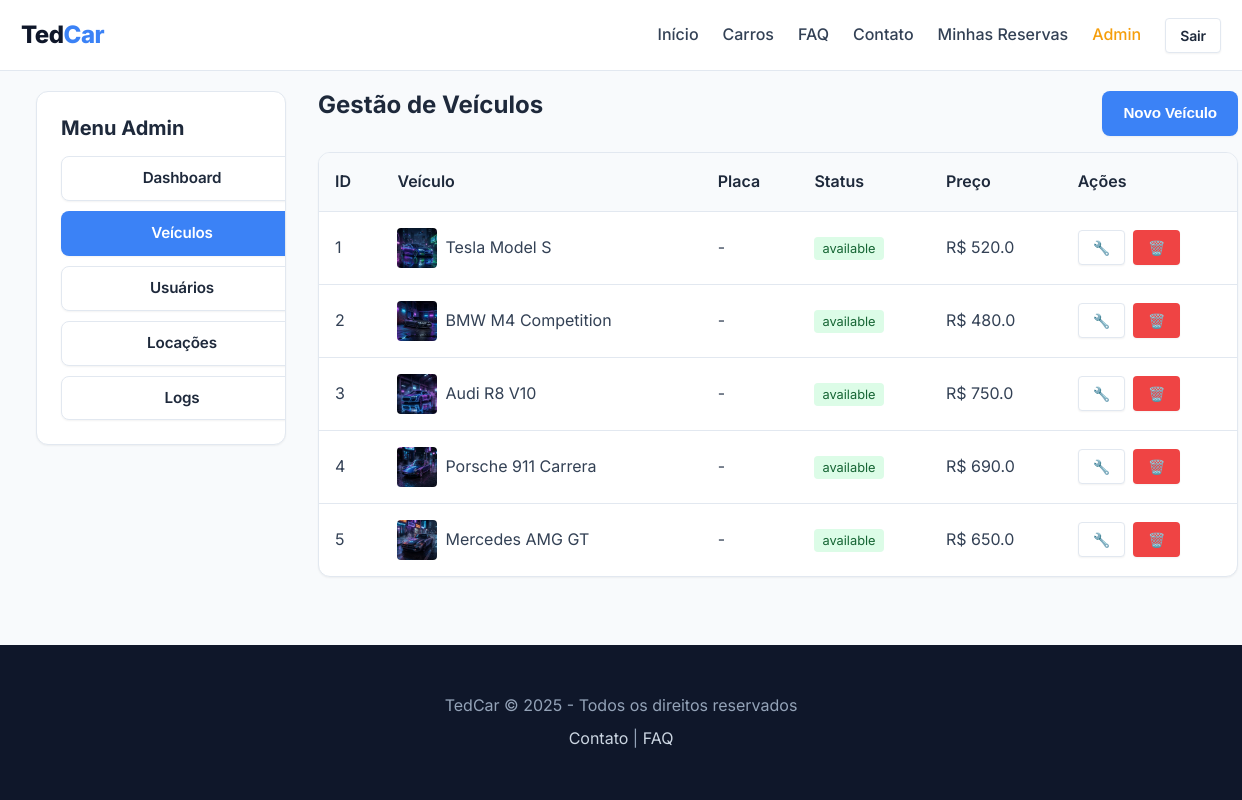
Page /admin/cars (signed in) on the committed database.
### tedcar_2.0/app.py (models this page shows)
class Car(db.Model):
    id = db.Column(db.Integer, primary_key=True)
    brand = db.Column(db.String(100), nullable=False)
    model = db.Column(db.String(100), nullable=False)
    plate = db.Column(db.String(20), nullable=True) # New
    year = db.Column(db.Integer, nullable=True) # New
    km = db.Column(db.Float, nullable=True) # New
    status = db.Column(db.String(20), default='available') # available, rented, maintenance
    price_per_day = db.Column(db.Float, nullable=False)
    image_url = db.Column(db.String(500), nullable=False)
    user_id = db.Column(db.Integer, db.ForeignKey('user.id'), nullable=True)

### tedcar_2.0/app.py (the view)
@app.route('/admin/cars')
@login_required
@admin_required
def admin_cars():
    cars = Car.query.all()
    return render_template('admin/cars.html', cars=cars)

### tedcar_2.0/app.py (called while the page is built)
@login_manager.user_loader
def load_user(user_id):
    if user_id == 'MASTER':
        u = User(id=0, username=MASTER_USER, is_admin=True)
        u.get_id = lambda: 'MASTER'
        return u
    return User.query.get(int(user_id))

def admin_required(f):
    @wraps(f)
    def decorated_function(*args, **kwargs):
        if not current_user.is_authenticated:
            return login_manager.unauthorized()
        is_master = (current_user.get_id() == 'MASTER')
        if not is_master and not getattr(current_user, 'is_admin', False):
            flash('Acesso negado: Área restrita a administradores.', 'error')
            return redirect(url_for('index'))
        return f(*args, **kwargs)
    return decorated_function

### tedcar_2.0/templates/admin/cars.html (shortened to what this page needs)
{% extends "base.html" %}
{% block content %}
<div class="container" style="max-width: 1400px;">
    <div class="grid" style="grid-template-columns: 250px 1fr; gap: var(--spacing-xl);">
        <div class="card" style="height: fit-content;">
            <div class="card-body">
                <h3 class="card-title mb-md">Menu Admin</h3>
                <nav style="display: flex; flex-direction: column; gap: 10px;">
                    <a href="{{ url_for('admin_dashboard') }}" class="btn btn-outline w-full text-left">Dashboard</a>
                    <a href="{{ url_for('admin_cars') }}" class="btn btn-primary w-full text-left">Veículos</a>
                    <a href="{{ url_for('admin_users') }}" class="btn btn-outline w-full text-left">Usuários</a>
                    <a href="{{ url_for('admin_rentals') }}" class="btn btn-outline w-full text-left">Locações</a>
                    <a href="{{ url_for('admin_logs') }}" class="btn btn-outline w-full text-left">Logs</a>
                </nav>
            </div>
        </div>
        <div>
            <div class="flex justify-between items-center mb-md">
                <h2 class="mb-0">Gestão de Veículos</h2>
                <button onclick="document.getElementById('addCarForm').classList.toggle('hidden')"
                    class="btn btn-primary">Novo Veículo</button>
            </div>
            <div class="table-container">
                <table class="table">
                    <thead>
                        <tr>
                            <th>ID</th>
                            <th>Veículo</th>
                            <th>Placa</th>
                            <th>Status</th>
                            <th>Preço</th>
                            <th>Ações</th>
                        </tr>
                    </thead>
                    <tbody>
                        {% for car in cars %}
                        <tr>
                            <td>{{ car.id }}</td>
                            <td>
                                <div class="flex items-center gap-sm">
                                    <img src="{{ car.image_url }}"
                                        style="width: 40px; height: 40px; border-radius: 4px; object-fit: cover;">
                                    {{ car.brand }} {{ car.model }}
                                </div>
                            </td>
                            <td>{{ car.plate or '-' }}</td>
                            <td>
                                <span
                                    style="padding: 4px 8px; border-radius: 4px; font-size: 0.8rem;
                                    background: {% if car.status == 'available' %}#dcfce7{% elif car.status == 'rented' %}#dbeafe{% else %}#fee2e2{% endif %};
                                    color: {% if car.status == 'available' %}#166534{% elif car.status == 'rented' %}#1e40af{% else %}#991b1b{% endif %};">
                                    {{ car.status }}
                                </span>
                            </td>
                            <td>R$ {{ car.price_per_day }}</td>
                            <td>
                                <div class="flex gap-sm">
                                    {% if car.status != 'maintenance' %}
                                    <a href="{{ url_for('admin_car_status', id=car.id, status='maintenance') }}"
                                        class="btn btn-sm btn-outline" title="Colocar em manutenção">🔧</a>
                                    {% else %}
                                    <a href="{{ url_for('admin_car_status', id=car.id, status='available') }}"
                                        class="btn btn-sm btn-outline" title="Disponibilizar">✅</a>
                                    {% endif %}
                                    <a href="{{ url_for('admin_delete_car', id=car.id) }}" class="btn btn-sm btn-danger"
                                        onclick="return confirm('Excluir este veículo?')">🗑️</a>
                                </div>
                            </td>
                        </tr>
                        {% endfor %}
                    </tbody>
                </table>
            </div>
        </div>
    </div>
</div>
{% endblock %}

### tedcar_2.0/static/css/style.css (style rules this page uses)
:root { --primary-color: #0f172a; --secondary-color: #3b82f6; --accent-color: #f59e0b; --bg-color: #f8fafc; --card-bg: #ffffff; --text-main: #334155; --text-heading: #1e293b; --text-light: #94a3b8; --danger-color: #ef4444; --success-color: #22c55e; --border-color: #e2e8f0; --spacing-xs: 4px; --spacing-sm: 8px; --spacing-md: 16px; --spacing-lg: 24px; --spacing-xl: 32px; --spacing-2xl: 48px; --font-main: 'Inter', sans-serif; --shadow-sm: 0 1px 2px 0 rgb(0 0 0 / 0.05); --shadow-md: 0 4px 6px -1px rgb(0 0 0 / 0.1), 0 2px 4px -2px rgb(0 0 0 / 0.1); --shadow-lg: 0 10px 15px -3px rgb(0 0 0 / 0.1), 0 4px 6px -4px rgb(0 0 0 / 0.1); --radius-sm: 4px; --radius-md: 8px; --radius-lg: 12px; --radius-full: 9999px; }
* { margin: 0; padding: 0; box-sizing: border_box; }
body { font-family: var(--font-main); background-color: var(--bg-color); color: var(--text-main); line-height: 1.6; min-height: 100vh; display: flex; flex-direction: column; }
h1, h2, h3, h4, h5, h6 { color: var(--text-heading); font-weight: 700; line-height: 1.2; margin-bottom: var(--spacing-md); }
a { text-decoration: none; color: var(--secondary-color); transition: color 0.2s; }
img { max-width: 100%; display: block; }
.container { width: 100%; max-width: 1200px; margin: 0 auto; padding: 0 var(--spacing-md); }
.grid { display: grid; gap: var(--spacing-lg); }
.flex { display: flex; }
.items-center { align-items: center; }
.justify-between { justify-content: space-between; }
.gap-sm { gap: var(--spacing-sm); }
.btn { display: inline-flex; align-items: center; justify-content: center; padding: 0.625rem 1.25rem; border-radius: var(--radius-md); font-weight: 600; cursor: pointer; transition: all 0.2s cubic-bezier(0.4, 0, 0.2, 1); border: 1px solid transparent; font-size: 0.95rem; line-height: 1.5; letter-spacing: -0.01em; box-shadow: var(--shadow-sm); }
.btn-primary { background-color: var(--secondary-color); color: white; border-color: transparent; }
.btn-outline { background-color: transparent; border: 1px solid var(--border-color); color: var(--text-heading); background-color: white; }
.btn-danger { background-color: var(--danger-color); color: white; border-color: transparent; }
.btn-sm { padding: 0.375rem 0.875rem; font-size: 0.875rem; border-radius: var(--radius-sm); }
.card { background-color: var(--card-bg); border-radius: var(--radius-lg); box-shadow: var(--shadow-sm); overflow: hidden; border: 1px solid var(--border-color); transition: transform 0.2s, box-shadow 0.2s; }
.card-body { padding: var(--spacing-lg); }
.card-title { font-size: 1.25rem; margin-bottom: var(--spacing-sm); }
.table-container { overflow-x: auto; background: white; border-radius: var(--radius-lg); box-shadow: var(--shadow-sm); border: 1px solid var(--border-color); }
.table { width: 100%; border-collapse: collapse; }
.table th, .table td { padding: var(--spacing-md); text-align: left; border-bottom: 1px solid var(--border-color); }
.table th { background-color: #f8fafc; font-weight: 600; color: var(--text-heading); }
.table tr:last-child td { border-bottom: none; }
.mb-md { margin-bottom: var(--spacing-md); }
.w-full { width: 100%; }

### rows in the picture
Car: id "1", image_url (picture), brand "Tesla", model "Model S", plate "-", status "available", price_per_day "520.0"
Car: id "2", image_url (picture), brand "BMW", model "M4 Competition", plate "-", status "available", price_per_day "480.0"
Car: id "3", image_url (picture), brand "Audi", model "R8 V10", plate "-", status "available", price_per_day "750.0"
Car: id "4", image_url (picture), brand "Porsche", model "911 Carrera", plate "-", status "available", price_per_day "690.0"
Car: id "5", image_url (picture), brand "Mercedes", model "AMG GT", plate "-", status "available", price_per_day "650.0"
